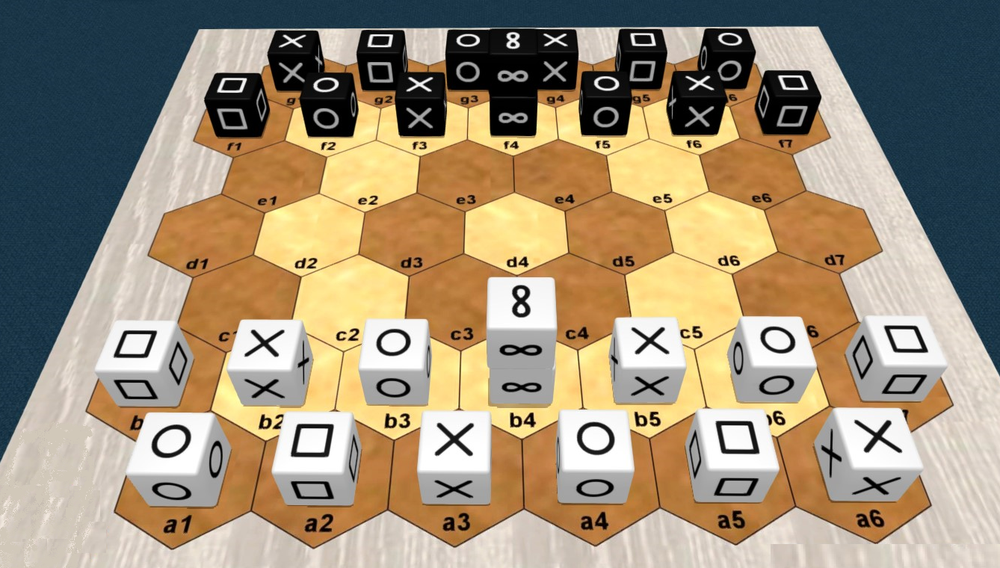
#> input picture pictures/animations/game-tabletopia/state-000-a.png, 1000 x 568 px, shrunk from 1338 x 760 before the run; its folder holds 4 pictures in this run
$ python make_gif.py
#> lines starting #> are read from the running program, lines starting #| are printed output that depends on the picture; pictures that were not available may be replaced by others from this repository, and a replacement may not be noted
#!/usr/bin/env python3
# -*- coding: utf-8 -*-

"""make_gif.py makes animated GIF from existing pictures."""

import glob
import os
import sys

from PIL import Image
from PIL import ImageGrab
from PIL import ImageTk

_script_home = os.path.abspath(os.path.dirname(__file__))


def make_gif(dirpath, picture_gif_duration, crop_left=None, crop_top=None, crop_right=None, crop_bottom=None):
#> called with dirpath = 'pictures/animations/game-tabletopia', picture_gif_duration = 500
    frames = []
    picture_list = glob.glob(os.path.join(dirpath, "*.png"))

    if len(picture_list) != 0:
        for picture in picture_list:
            new_frame = Image.open(picture)
#> new_frame is the input picture: PIL image 1000x568 RGBA; mean R, G, B, A 158.1, 143.1, 119.1, 255

            if (crop_left is not None) or (crop_top is not None) or (crop_right is not None) or (crop_bottom is not None):
                # Size of the image in pixels
                (width, height) = new_frame.size

                # Set the points for the cropped image
                left = 0 if crop_left is None else crop_left*width
                top = 0 if crop_top is None else crop_top*height
                right = width if crop_right is None else crop_right*width
                bottom = height if crop_bottom is None else crop_bottom*height

                # Crop image
                new_frame = new_frame.crop((left, top, right, bottom))

            frames.append(new_frame)

        # Save into a GIF file that loops forever
        frames[0].save(os.path.join(dirpath, "all.gif"),
                        format='GIF',
                        append_images=frames[1:],
                        save_all=True,
                        duration=picture_gif_duration, loop=0)

        print()
        print("animated pictures as GIF is available in directory '%s'" % dirpath)

if __name__ == "__main__":

    print()
    print("Hello")
    print()
    print(f"Python sys.version = {sys.version}")

    picture_gif_duration = 500

    make_gif(os.path.join(_script_home, "game-tabletopia"), picture_gif_duration)
    make_gif(os.path.join(_script_home, "game-certu"), picture_gif_duration)
    make_gif(os.path.join(_script_home, "captures"), picture_gif_duration, crop_left=0.25, crop_top=0.40, crop_right=0.735, crop_bottom=0.87)
#> call 3 of make_gif, with dirpath = 'pictures/animations/captures', picture_gif_duration = 500, crop_left = 0.25, crop_top = 0.4, crop_right = 0.735, crop_bottom = 0.87
#> in make_gif (call 3), `new_frame = new_frame.crop((left, top, right, bottom))`:
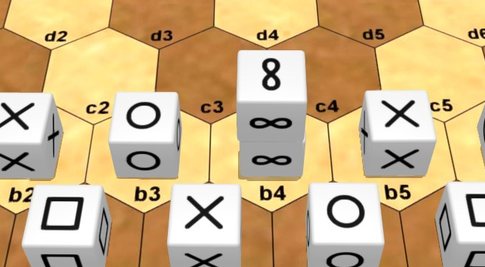
#> new_frame: PIL image 485x267 RGBA; mean R, G, B, A 206.1, 179.3, 134.6, 255
    make_gif(os.path.join(_script_home, "cube-moves"), picture_gif_duration, crop_left=0.25, crop_top=0.40, crop_right=0.66, crop_bottom=0.87)
#> call 4 of make_gif, with dirpath = 'pictures/animations/cube-moves', picture_gif_duration = 500, crop_left = 0.25, crop_top = 0.4, crop_right = 0.66, crop_bottom = 0.87
#> in make_gif (call 4), `new_frame = new_frame.crop((left, top, right, bottom))`:
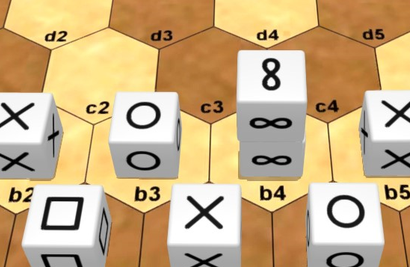
#> new_frame: PIL image 410x267 RGBA; mean R, G, B, A 203.3, 176.2, 133.5, 255
    make_gif(os.path.join(_script_home, "stack-moves"), picture_gif_duration, crop_left=0.33, crop_top=0.40, crop_right=0.78, crop_bottom=0.87)
#> in make_gif (call 5), `new_frame = new_frame.crop((left, top, right, bottom))`:
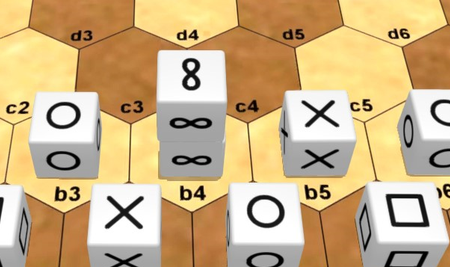
#> new_frame: PIL image 450x267 RGBA; mean R, G, B, A 205.1, 178.3, 134.6, 255
    make_gif(os.path.join(_script_home, "second-move"), picture_gif_duration, crop_left=0.30, crop_top=0.45, crop_right=0.69, crop_bottom=0.82)
#> in make_gif (call 6), `new_frame = new_frame.crop((left, top, right, bottom))`:
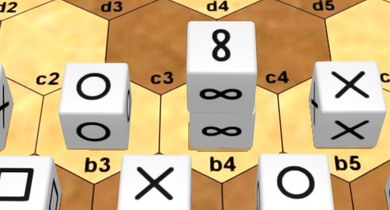
#> new_frame: PIL image 390x210 RGBA; mean R, G, B, A 207.8, 182.9, 139.8, 255

    print()
    print("Bye")

    if True:
        print()
        _ = input("main: done ; press enter to terminate")
